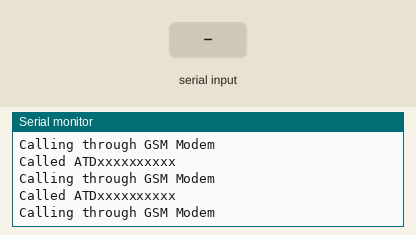
This sketch was run on a simulated Arduino Uno, built with avr-gcc and run on an emulated ATmega328P. On the bench: the last lines printed to the serial monitor. Inputs (shaded band) come from the test bench.

Above: at 6.8 s.
6.9 s: "1" received over the second serial link
At 9.5 s:
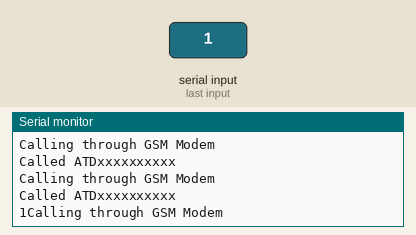
9.9 s: "0" received over the second serial link
At 10.5 s:
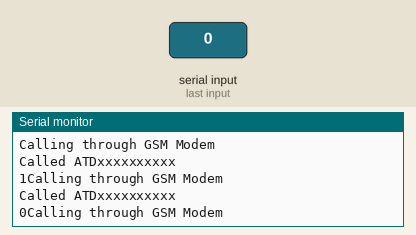
12.9 s: "2" received over the second serial link
At 14.8 s:
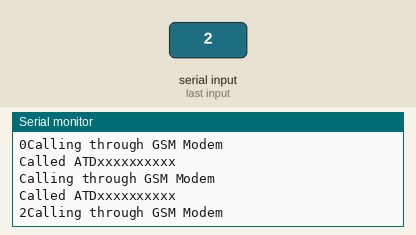

The sketch:

Calling.ino
```cpp
//ERFINDER CODE
#include <SoftwareSerial.h>

SoftwareSerial mySerial(9, 10); // RX, TX

void setup()
{

Serial.begin(9600);


}

void loop() // run over and over
{
  Serial.println("Calling through GSM Modem");

// set the data rate for the SoftwareSerial port
mySerial.begin(9600);
delay(2000);
mySerial.println("+918826213264;"); // ATDxxxxxxxxxx; -- watch out here for semicolon at the end!!

Serial.println("Called ATDxxxxxxxxxx");
// print response over serial port
if (mySerial.available())
Serial.write(mySerial.read());
}
```

Measured:
- after the input at 6.9 s, the serial monitor: prints a new line after 1.2 s (image 1)
- after the input at 9.9 s, the serial monitor: prints a new line after 0.21 s (image 2)
- after the input at 12.9 s, the serial monitor: prints a new line after 1.2 s (image 3)
